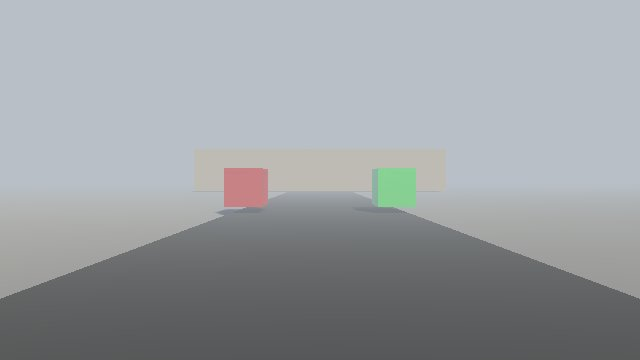
#> input picture testing/camera testing/daytime_foggy.jpg, 640 x 360 px
$ python -i bearing.py   (imports and definitions only)
#> lines starting #> are read from the running program, lines starting #| are printed output that depends on the picture; after the words box and inside, x2 and y2 are one past the last pixel; in counts of white or black regions, pixels touching at a corner belong together
"""Camera bearing measurements for tracks (step 6.6).

The LiDAR gives positions at 10 Hz; the camera gives a direction to an object at its own rate and time. For every reported
track (confirmed or coasting) and every camera frame:

  1. Predict the track to the capture time of the frame (the filter does that, also for a frame older than the track).
  2. Region of interest: the expected lateral extent of the object (the width of its last LiDAR cluster, standing on the
     ground, as tall as the track has been seen) is projected into the image; the ROI is that box plus a margin.
  3. Classical edge detection (the same Canny settings and the same one-clear-edge rule as the refinement of step 5.6)
     looks for exactly one clear vertical edge near each side of the expected extent. Both found: the object is in the
     image there. Anything else (no_edge, ambiguous, low_contrast, image_border, behind_camera, implausible width) gives no
     measurement: the camera never creates or deletes anything and never makes up a direction.
  4. The middle between the two edges is a pixel column; with the camera calibration that is a direction in the vehicle frame,
     and with the pose of the car at the capture time a bearing in the world frame, seen from the camera position.
  5. The bearing goes through a gate (squared normalised innovation, 1 degree of freedom) and an extended Kalman update
     (kalman.py). It corrects the position across the line of sight, the LiDAR keeps the range.

The standard deviation of a bearing is the pixel uncertainty of the middle of the edges (`sigma_px` / fx) plus a small
constant for the pose yaw and the calibration.
"""
from __future__ import annotations

import math
from dataclasses import dataclass, field

import cv2
import numpy as np

from server.geometry.calibration import CameraCalibration
from server.geometry.frames import wrap_angle
from server.perception.camera_refinement import RefinementConfig, _find_edge


@dataclass(frozen=True)
class BearingConfig:
    enabled: bool = True
    sigma_px: float = 2.0               # pixel standard deviation of the middle of the two edges
    sigma_extra_rad: float = 0.002      # pose yaw and calibration error (added in quadrature)
    gate_chi2: float = 9.0              # 3 sigma, 1 degree of freedom
    margin_frac: float = 0.48           # (tuned in 6.9, was 0.3) ROI margin: this fraction of the expected width ...
    min_margin_px: float = 4.5          # (tuned in 6.9, was 8) ... but at least this many pixels
    min_width_px: float = 4.2           # (tuned in 6.9, was 4)  the two edges must be at least this far apart
    width_ratio: tuple = (0.48, 3.2)    # (tuned in 6.9, was 0.4-3)  the measured lateral width against the expected one: outside this it is implausible
    min_range_m: float = 2.0            # closer than this (from the camera) no measurement
    use_color: bool = True              # edges of every colour channel too (an object and its background can share a gray level)
    color_canny_factor: float = 0.39    # (tuned in 6.9, was 0.6)  Canny thresholds of the colour channels: this fraction of the gray ones
    # edge rule tuned in 6.9 against the true silhouettes (was Canny 40/120, min_edge_frac 0.4, min_contrast 6, ambiguity 0.7):
    # edges found 27 % -> 58 % of the attempts, rms error of the middle of the edges 8.5 -> 1.7 px
    edges: RefinementConfig = field(default_factory=lambda: RefinementConfig(canny_low=41.0, canny_high=188.0, min_edge_frac=0.10,
                                                                              min_contrast=6.5, ambiguity_ratio=0.68))


@dataclass
class BearingMeasurement:
    track_id: int
    reason: str                         # "ok" or why there is no measurement
    theta: float | None = None          # bearing in the world frame, rad from the x axis, positive to the left
    sigma: float | None = None          # rad
    cam_xy: tuple | None = None         # camera position in the world frame
    u: tuple | None = None              # the two edges in pixels
    expected_u: tuple | None = None     # the pixel extent where the object was expected (for diagnostics)
    v: tuple | None = None              # its rows (top, bottom)
    roi: tuple | None = None            # the search region (c0, r0, c1, r1)


@dataclass
class CameraResult:
    track_id: int
    reason: str                         # "ok", out_of_order, same_time, or why nothing was applied
    innovation_rad: float | None = None
    nis: float | None = None


@dataclass
class FrameEdges:
    gray: np.ndarray
    edges: np.ndarray                   # bool: Canny of the blurred gray image and, with use_color, of each colour channel
    rgb: np.ndarray | None = None       # the frame, for the contrast test


# ---- geometry ----------------------------------------------------------------------------------------------------------
def camera_origin_vehicle(camera: CameraCalibration) -> np.ndarray:
    """Position of the camera in the vehicle frame (3,)."""
    return -camera.r_optical_from_vehicle.T @ camera.t_optical_from_vehicle


# [13 lines left out: functions pixel_bearing_vehicle, camera_xy_world, not called in this run]


def prepare_frame(rgb: np.ndarray, config: BearingConfig = BearingConfig()) -> FrameEdges:
    """Gray image and edge map of a camera frame, once for all tracks. A yellow box on a gray road is nearly invisible in the
    gray image (similar gray levels), so with `use_color` the edges of the red, green and blue channels are added."""
    rgb = np.ascontiguousarray(rgb)
    gray = cv2.cvtColor(rgb, cv2.COLOR_RGB2GRAY)
    k = config.edges.blur_ksize | 1
    lo, hi = config.edges.canny_low, config.edges.canny_high
    edges = cv2.Canny(cv2.GaussianBlur(gray, (k, k), 0), lo, hi) > 0
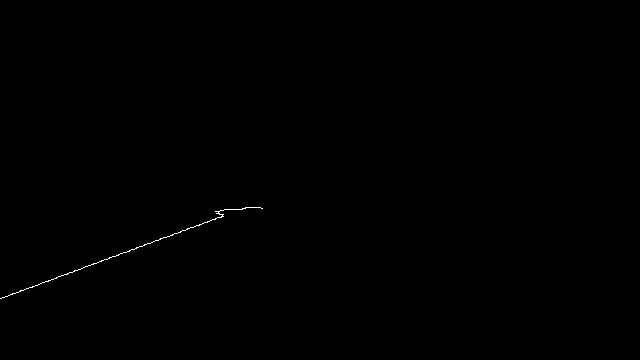
#> edges: shape (360, 640) bool; 0.13% white in thin lines or dots, all inside (x1, y1, x2, y2) = (0, 207, 263, 299)
    if config.use_color:
        blur = cv2.GaussianBlur(rgb, (k, k), 0)
        f = config.color_canny_factor
        for ch in range(3):
            edges |= cv2.Canny(np.ascontiguousarray(blur[..., ch]), lo * f, hi * f) > 0
#> this loop made 3 passes
#> pass 1, in prepare_frame, `edges |= cv2.Canny(np.ascontiguousarray(blur[..., ch]), lo * f, hi * f..`:
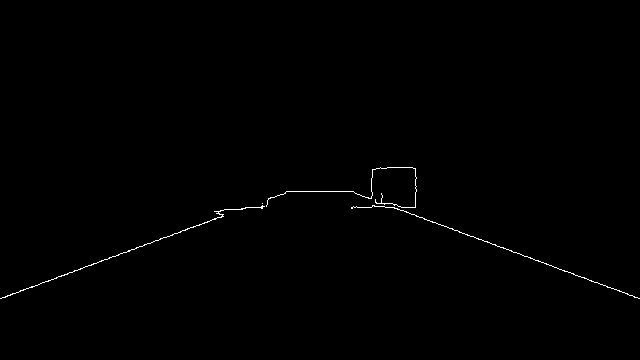
#> edges: shape (360, 640) bool; 0.4% white in thin lines or dots, all inside (x1, y1, x2, y2) = (0, 167, 640, 299)
#> pass 2, in prepare_frame, `edges |= cv2.Canny(np.ascontiguousarray(blur[..., ch]), lo * f, hi * f..`:
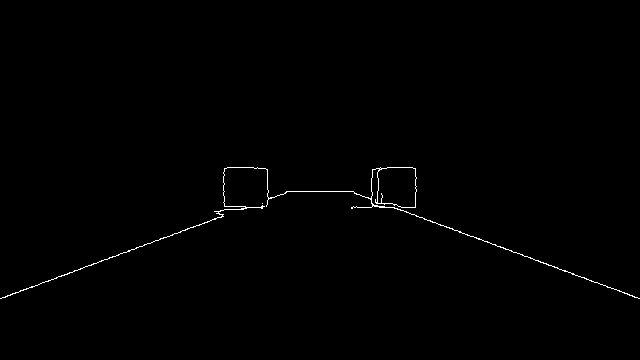
#> edges: shape (360, 640) bool; 0.5% white in thin lines or dots, all inside (x1, y1, x2, y2) = (0, 167, 640, 299)
#> pass 3, in prepare_frame, `edges |= cv2.Canny(np.ascontiguousarray(blur[..., ch]), lo * f, hi * f..`:
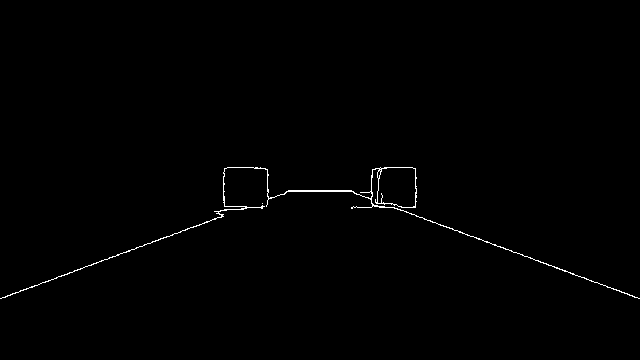
#> edges: shape (360, 640) bool; 0.57% white in thin lines or dots, all inside (x1, y1, x2, y2) = (0, 167, 640, 299)
    return FrameEdges(gray, edges, rgb)


# [65 lines left out: functions _contrast, measure_bearing, not called in this run]

>>> import cv2
>>> picture = cv2.cvtColor(cv2.imread('../../testing/camera testing/daytime_foggy.jpg'), cv2.COLOR_BGR2RGB)
>>> result = prepare_frame(picture)
